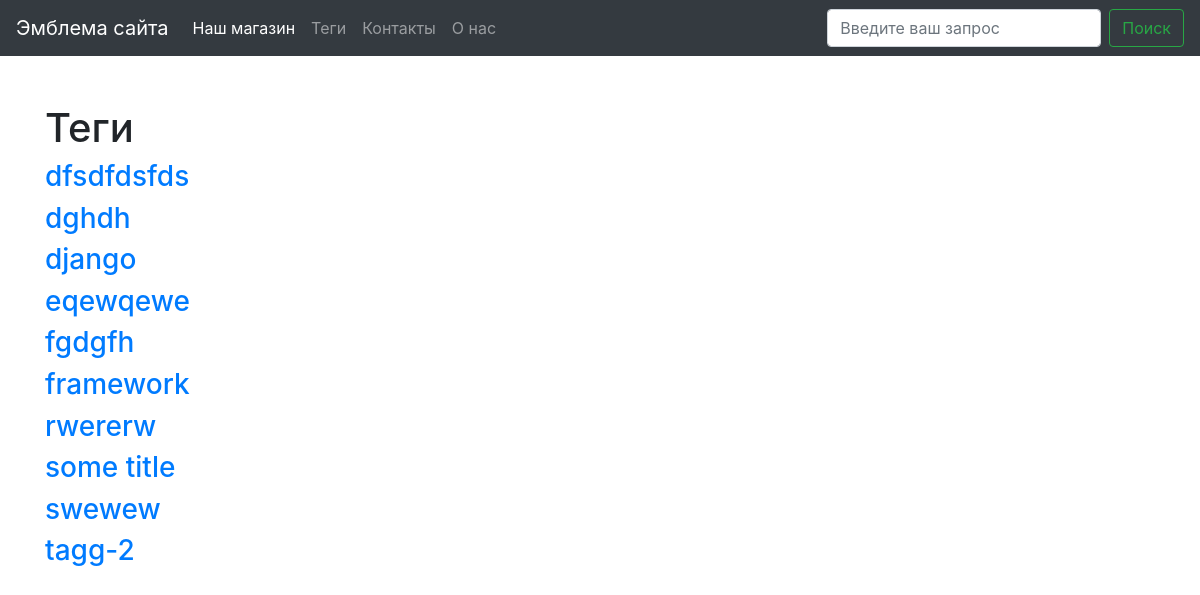
/blog/tags/, run on an earlier commit of the app's database.
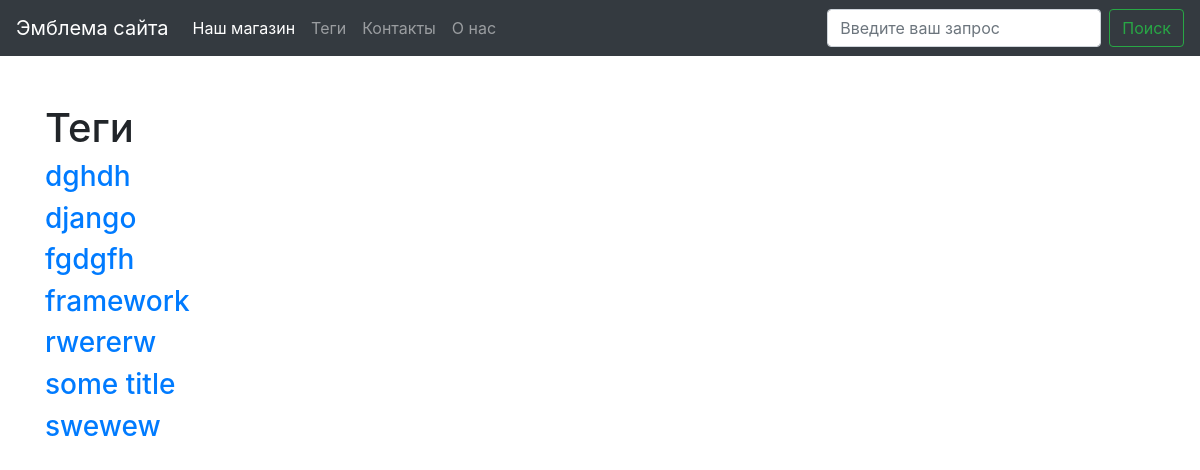
And on a later commit of the database.
### blog/models.py (models this page shows, shortened)
class Tag(models.Model):
	title = models.CharField(max_length=50)
	slug = models.SlugField(max_length=50, unique=True)
	def get_absolute_url(self):
		return reverse('tag_detail_url', kwargs={'slug': self.slug})
	class Meta:
		ordering = ['title']

### blog/views.py (the view)
# urls.py: path('tags/', tags_list, name='tags_list_url'),
def tags_list(request):
	tags = Tag.objects.all()
	return render(request, 'blog/tags_list.html', context={'tags': tags})

### blog/templates/blog/tags_list.html (shortened to what this page needs)
{% extends 'blog/base_blog.html' %}
{% block content %}
	<h1 class="mt-5">Теги</h1>
	{% for tag in tags %}
		<h3><a href="{{ tag.get_absolute_url }}">{{ tag.title }}</a></h3>
	{% endfor %}
{% endblock %}

What changed in the data, as far as the page shows it:
removed Tag: title "dfsdfdsfds"
removed Tag: title "eqewqewe"
removed Tag: title "tagg-2"
